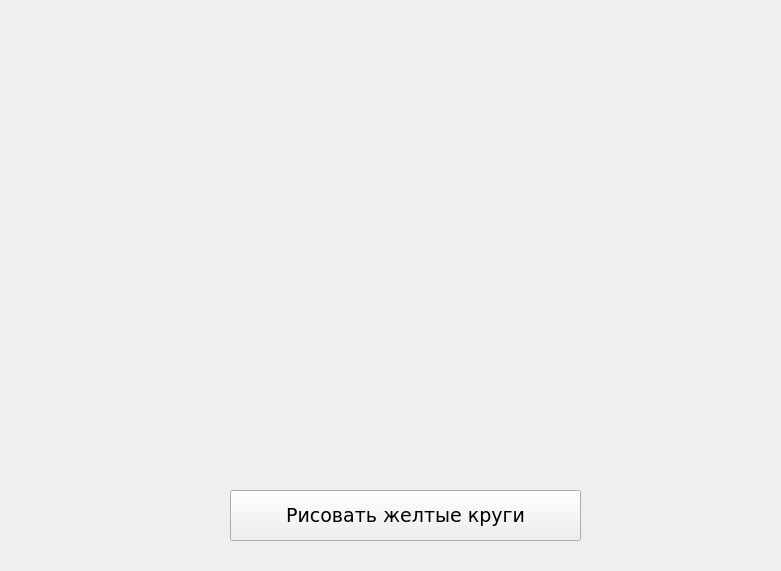
<?xml version="1.0" encoding="UTF-8"?>
<ui version="4.0">
 <class>Form</class>
 <widget class="QWidget" name="Form">
  <property name="geometry">
   <rect>
    <x>0</x>
    <y>0</y>
    <width>781</width>
    <height>571</height>
   </rect>
  </property>
  <property name="windowTitle">
   <string>Form</string>
  </property>
  <widget class="QPushButton" name="pushButton">
   <property name="geometry">
    <rect>
     <x>230</x>
     <y>490</y>
     <width>351</width>
     <height>51</height>
    </rect>
   </property>
   <property name="font">
    <font>
     <family>Verdana</family>
     <pointsize>14</pointsize>
    </font>
   </property>
   <property name="text">
    <string>Рисовать желтые круги</string>
   </property>
  </widget>
 </widget>
 <resources/>
 <connections/>
</ui>
